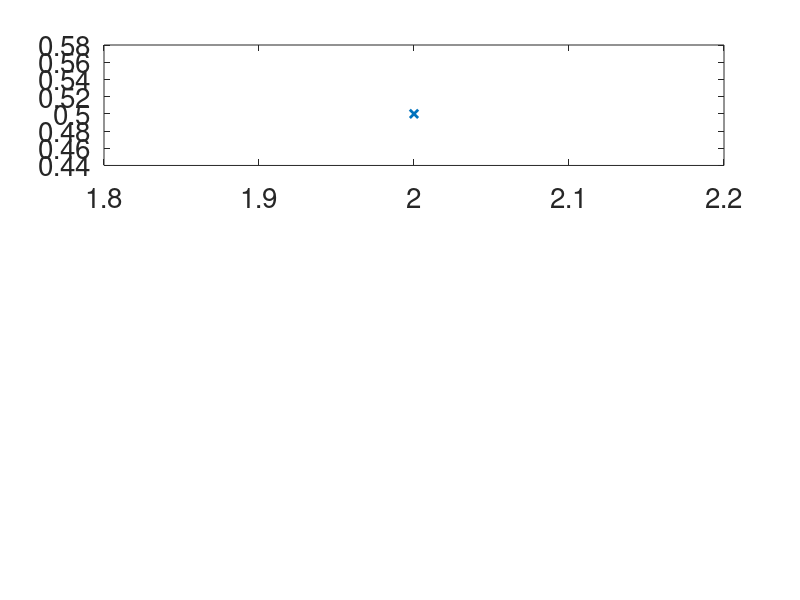

Source code (MATLAB): (Note: this script raises an error after producing the figure.)
set(0,'defaultFigureWindowStyle','docked') % taken from class
set(0,'defaultaxesfontsize',20)
set(0,'DefaultLineLineWidth',2)
clear all
close all

%define vars
x = 0;
v = 0;
t = 0;
dt = 1;
nt = 1000;
F = 1;
m = 1;
p = 0.05;%chance of scatter v resetting to 0
vAverage = 0;
%add rand() 

for i=2:nt
 %update 
%v+
  vNext = v+1;
%x+
  xNext = x+vNext;
 
vAverage = vAverage + vNext;
 %scattering
 if rand() < p
     vNext = 0;
 end
 
 %plots using -> (rows,colmns,plot#)taken form class
 %plot1 v vs t
 subplot(3,1,1)
 plot([i-1 i],[v vNext])
 plot(i,vAverage/i,'x')
  hold on
   title('Average v:', vAverage/i)
   xlabel ('time')
   ylabel ('v')
   
 %plot2 x vs v   
 subplot(3,1,2)
 plot([x xNext],[v vNext])
 plot(xNext,vAverage/i,'x')
 hold on
 title('v.x')
 xlabel ('x')
 ylabel ('v')
   
 %plot3 x vs t
 subplot(3,1,3)
 plot([i-1 i],[x xNext])
 hold on
 title('x.t')
 xlabel ('t')
 ylabel ('x')
 
 % update x and v 
 x = xNext;
 v = vNext;
 pause(0.01)
end